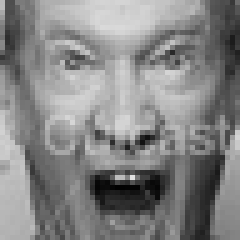
#> input picture train/angry/Training_10608067.jpg, 48 x 48 px, found by its file name (shown 5 times larger); its folder holds only this picture in this run
$ python train_knn.py
#> lines starting #> are read from the running program, lines starting #| are printed output that depends on the picture
#THIS PROJECT IS FOR DECTION OF CERTAIN HAND GESTURES AND FACE RECOGNITION, ALONG WITH EMOTIONS.
#IF YOU WANT MUCH BETTER EMOTION RECOGNITION TURN THE #IMG_SIZE TO 96 OR HIGHER FOR BETTER ACCURACY
#THIS FILE REQUIRE PYTHON 3.10 SO USE THAT VERSION OR VENV
#ALSO CHANGE IMG_SIZE IN MAIN.PY , DELETE THE EXPRESSION_KNN_MODEL AND THEN RUN TRAIN_KNN.PY FOLLOWED BY MAIN.PY
import os
import cv2
import numpy as np
import pickle
from sklearn.neighbors import KNeighborsClassifier

# Path to the dataset folders (must be in the same directory as this script)
TRAIN_DIR = "train"  # Folder with subfolders for each emotion
MODEL_PATH = "expression_knn_model.pkl"  # File where model will be saved
IMG_SIZE = 24  # Image size (96x96) for training — should match main.py

# Emotions you want to classify — these should match the folder names in 'train'
EMOTIONS = ["Angry", "Happy", "Neutral", "Sad"]

# Map emotion name → numeric label
label_map = {name: idx for idx, name in enumerate(EMOTIONS)}

# Arrays to store training data
X = []
y = []

print("[INFO] Loading training images...")

# Loop through each emotion folder
for emotion_name in EMOTIONS:
    folder_path = os.path.join(TRAIN_DIR, emotion_name)

    if not os.path.exists(folder_path):
        print(f"[WARNING] Folder {folder_path} does not exist, skipping...")
        continue

    for img_name in os.listdir(folder_path):
        img_path = os.path.join(folder_path, img_name)

        # Read the image in grayscale
        img = cv2.imread(img_path, cv2.IMREAD_GRAYSCALE)
#> img is the input picture: shape (48, 48); min 0, max 227, mean 132.6
        if img is None:
            continue  # Skip broken or unreadable files

        # Resize image to fixed size
        img = cv2.resize(img, (IMG_SIZE, IMG_SIZE))
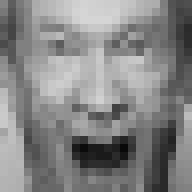
#> img: shape (24, 24) (shown 8 times larger); min 10, max 214, mean 132.7

        # Flatten image (convert 2D pixels into a 1D array)
        X.append(img.flatten())

        # Append the corresponding label
        y.append(label_map[emotion_name])

# Convert to NumPy arrays
X = np.array(X)
y = np.array(y)

print(f"[INFO] Loaded {len(X)} images for training.")

# Create and train the KNN model
print("[INFO] Training KNN model...")
knn = KNeighborsClassifier(n_neighbors=3)  # You can change k for tuning
knn.fit(X, y)

# Save trained model to disk
with open(MODEL_PATH, "wb") as f:
    pickle.dump(knn, f)

print(f"[INFO] Model saved to {MODEL_PATH}")
